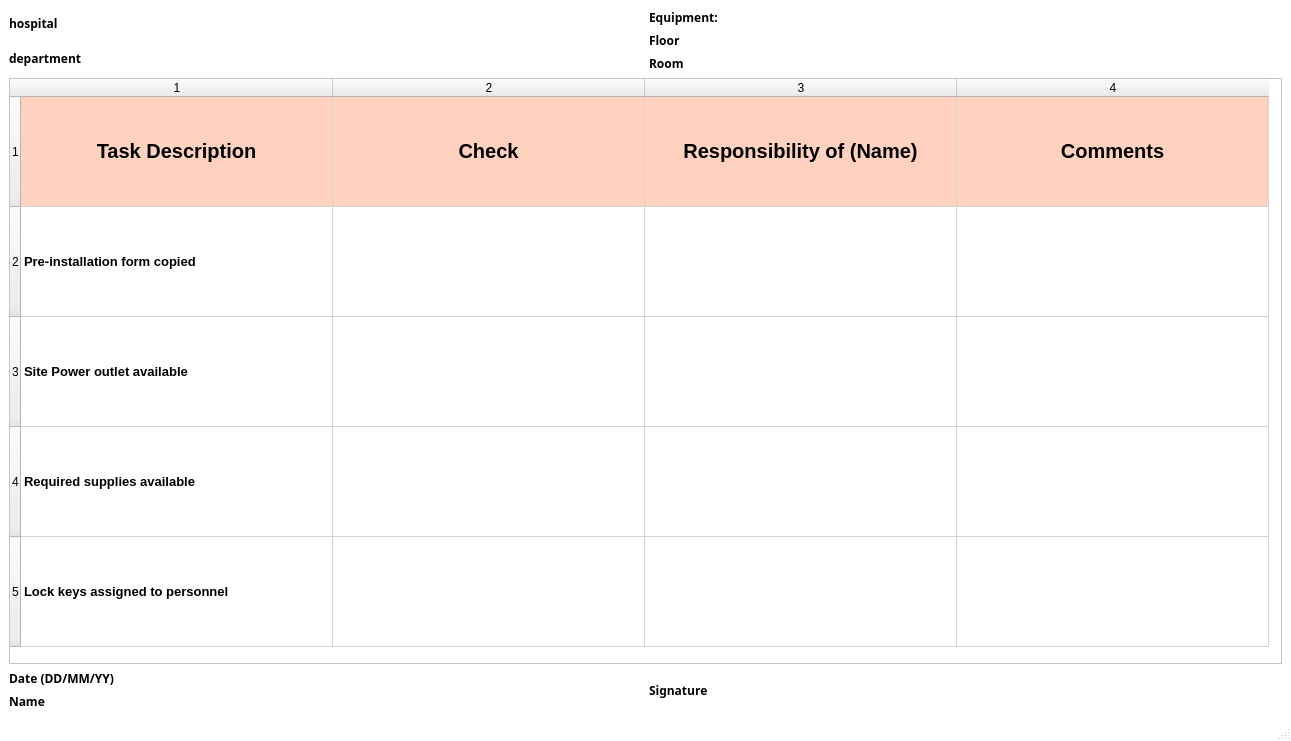
<?xml version="1.0" encoding="UTF-8"?>
<ui version="4.0">
 <class>MainWindow</class>
 <widget class="QMainWindow" name="MainWindow">
  <property name="geometry">
   <rect>
    <x>0</x>
    <y>0</y>
    <width>1291</width>
    <height>741</height>
   </rect>
  </property>
  <property name="palette">
   <palette>
    <active>
     <colorrole role="Base">
      <brush brushstyle="SolidPattern">
       <color alpha="255">
        <red>255</red>
        <green>255</green>
        <blue>255</blue>
       </color>
      </brush>
     </colorrole>
     <colorrole role="Window">
      <brush brushstyle="SolidPattern">
       <color alpha="255">
        <red>255</red>
        <green>255</green>
        <blue>255</blue>
       </color>
      </brush>
     </colorrole>
    </active>
    <inactive>
     <colorrole role="Base">
      <brush brushstyle="SolidPattern">
       <color alpha="255">
        <red>255</red>
        <green>255</green>
        <blue>255</blue>
       </color>
      </brush>
     </colorrole>
     <colorrole role="Window">
      <brush brushstyle="SolidPattern">
       <color alpha="255">
        <red>255</red>
        <green>255</green>
        <blue>255</blue>
       </color>
      </brush>
     </colorrole>
    </inactive>
    <disabled>
     <colorrole role="Base">
      <brush brushstyle="SolidPattern">
       <color alpha="255">
        <red>255</red>
        <green>255</green>
        <blue>255</blue>
       </color>
      </brush>
     </colorrole>
     <colorrole role="Window">
      <brush brushstyle="SolidPattern">
       <color alpha="255">
        <red>255</red>
        <green>255</green>
        <blue>255</blue>
       </color>
      </brush>
     </colorrole>
    </disabled>
   </palette>
  </property>
  <property name="windowTitle">
   <string>Pre-Installation Report</string>
  </property>
  <widget class="QWidget" name="centralwidget">
   <layout class="QVBoxLayout" name="verticalLayout_5">
    <item>
     <layout class="QVBoxLayout" name="verticalLayout_4">
      <item>
       <layout class="QHBoxLayout" name="horizontalLayout_2">
        <item>
         <layout class="QVBoxLayout" name="verticalLayout">
          <item>
           <layout class="QHBoxLayout" name="horizontalLayout_4">
            <item>
             <widget class="QLabel" name="label_4">
              <property name="sizePolicy">
               <sizepolicy hsizetype="Fixed" vsizetype="Preferred">
                <horstretch>0</horstretch>
                <verstretch>0</verstretch>
               </sizepolicy>
              </property>
              <property name="font">
               <font>
                <family>Sans</family>
                <weight>75</weight>
                <bold>true</bold>
               </font>
              </property>
              <property name="text">
               <string>hospital</string>
              </property>
             </widget>
            </item>
            <item>
             <widget class="QLabel" name="hospital">
              <property name="text">
               <string/>
              </property>
             </widget>
            </item>
           </layout>
          </item>
          <item>
           <layout class="QHBoxLayout" name="horizontalLayout_5">
            <item>
             <widget class="QLabel" name="label_6">
              <property name="sizePolicy">
               <sizepolicy hsizetype="Fixed" vsizetype="Preferred">
                <horstretch>0</horstretch>
                <verstretch>0</verstretch>
               </sizepolicy>
              </property>
              <property name="font">
               <font>
                <family>Sans</family>
                <weight>75</weight>
                <bold>true</bold>
               </font>
              </property>
              <property name="text">
               <string>department</string>
              </property>
             </widget>
            </item>
            <item>
             <widget class="QLabel" name="department">
              <property name="text">
               <string/>
              </property>
             </widget>
            </item>
           </layout>
          </item>
         </layout>
        </item>
        <item>
         <layout class="QHBoxLayout" name="horizontalLayout">
          <item>
           <layout class="QVBoxLayout" name="verticalLayout_2">
            <item>
             <layout class="QHBoxLayout" name="horizontalLayout_6">
              <item>
               <widget class="QLabel" name="label_5">
                <property name="sizePolicy">
                 <sizepolicy hsizetype="Fixed" vsizetype="Preferred">
                  <horstretch>0</horstretch>
                  <verstretch>0</verstretch>
                 </sizepolicy>
                </property>
                <property name="font">
                 <font>
                  <family>Sans</family>
                  <weight>75</weight>
                  <bold>true</bold>
                 </font>
                </property>
                <property name="text">
                 <string>Equipment:</string>
                </property>
               </widget>
              </item>
              <item>
               <widget class="QLabel" name="equipment">
                <property name="text">
                 <string/>
                </property>
               </widget>
              </item>
             </layout>
            </item>
            <item>
             <layout class="QHBoxLayout" name="horizontalLayout_7">
              <item>
               <widget class="QLabel" name="label_8">
                <property name="sizePolicy">
                 <sizepolicy hsizetype="Fixed" vsizetype="Preferred">
                  <horstretch>0</horstretch>
                  <verstretch>0</verstretch>
                 </sizepolicy>
                </property>
                <property name="font">
                 <font>
                  <family>Sans</family>
                  <weight>75</weight>
                  <bold>true</bold>
                 </font>
                </property>
                <property name="text">
                 <string>Floor</string>
                </property>
               </widget>
              </item>
              <item>
               <widget class="QLabel" name="floor">
                <property name="text">
                 <string/>
                </property>
               </widget>
              </item>
             </layout>
            </item>
            <item>
             <layout class="QHBoxLayout" name="horizontalLayout_8">
              <item>
               <widget class="QLabel" name="label_7">
                <property name="sizePolicy">
                 <sizepolicy hsizetype="Fixed" vsizetype="Preferred">
                  <horstretch>0</horstretch>
                  <verstretch>0</verstretch>
                 </sizepolicy>
                </property>
                <property name="font">
                 <font>
                  <family>Sans</family>
                  <weight>75</weight>
                  <bold>true</bold>
                 </font>
                </property>
                <property name="text">
                 <string>Room</string>
                </property>
               </widget>
              </item>
              <item>
               <widget class="QLabel" name="room">
                <property name="text">
                 <string/>
                </property>
               </widget>
              </item>
             </layout>
            </item>
           </layout>
          </item>
         </layout>
        </item>
       </layout>
      </item>
      <item>
       <widget class="QTableWidget" name="table">
        <property name="palette">
         <palette>
          <active>
           <colorrole role="Highlight">
            <brush brushstyle="SolidPattern">
             <color alpha="255">
              <red>255</red>
              <green>210</green>
              <blue>192</blue>
             </color>
            </brush>
           </colorrole>
           <colorrole role="HighlightedText">
            <brush brushstyle="SolidPattern">
             <color alpha="255">
              <red>0</red>
              <green>0</green>
              <blue>0</blue>
             </color>
            </brush>
           </colorrole>
          </active>
          <inactive>
           <colorrole role="Highlight">
            <brush brushstyle="SolidPattern">
             <color alpha="255">
              <red>255</red>
              <green>210</green>
              <blue>192</blue>
             </color>
            </brush>
           </colorrole>
           <colorrole role="HighlightedText">
            <brush brushstyle="SolidPattern">
             <color alpha="255">
              <red>0</red>
              <green>0</green>
              <blue>0</blue>
             </color>
            </brush>
           </colorrole>
          </inactive>
          <disabled>
           <colorrole role="Highlight">
            <brush brushstyle="SolidPattern">
             <color alpha="255">
              <red>0</red>
              <green>120</green>
              <blue>215</blue>
             </color>
            </brush>
           </colorrole>
           <colorrole role="HighlightedText">
            <brush brushstyle="SolidPattern">
             <color alpha="255">
              <red>0</red>
              <green>0</green>
              <blue>0</blue>
             </color>
            </brush>
           </colorrole>
          </disabled>
         </palette>
        </property>
        <property name="rowCount">
         <number>5</number>
        </property>
        <property name="columnCount">
         <number>4</number>
        </property>
        <attribute name="horizontalHeaderDefaultSectionSize">
         <number>312</number>
        </attribute>
        <attribute name="horizontalHeaderStretchLastSection">
         <bool>false</bool>
        </attribute>
        <attribute name="verticalHeaderDefaultSectionSize">
         <number>110</number>
        </attribute>
        <row/>
        <row/>
        <row/>
        <row/>
        <row/>
        <column/>
        <column/>
        <column/>
        <column/>
        <item row="0" column="0">
         <property name="text">
          <string>Task Description</string>
         </property>
         <property name="font">
          <font>
           <pointsize>15</pointsize>
           <weight>75</weight>
           <bold>true</bold>
          </font>
         </property>
         <property name="textAlignment">
          <set>AlignCenter</set>
         </property>
         <property name="background">
          <brush brushstyle="SolidPattern">
           <color alpha="255">
            <red>255</red>
            <green>210</green>
            <blue>192</blue>
           </color>
          </brush>
         </property>
         <property name="foreground">
          <brush brushstyle="NoBrush">
           <color alpha="255">
            <red>0</red>
            <green>0</green>
            <blue>0</blue>
           </color>
          </brush>
         </property>
        </item>
        <item row="0" column="1">
         <property name="text">
          <string>Check</string>
         </property>
         <property name="font">
          <font>
           <pointsize>15</pointsize>
           <weight>75</weight>
           <bold>true</bold>
          </font>
         </property>
         <property name="textAlignment">
          <set>AlignCenter</set>
         </property>
         <property name="background">
          <brush brushstyle="SolidPattern">
           <color alpha="255">
            <red>255</red>
            <green>210</green>
            <blue>192</blue>
           </color>
          </brush>
         </property>
         <property name="foreground">
          <brush brushstyle="NoBrush">
           <color alpha="255">
            <red>0</red>
            <green>0</green>
            <blue>0</blue>
           </color>
          </brush>
         </property>
        </item>
        <item row="0" column="2">
         <property name="text">
          <string>Responsibility of (Name)</string>
         </property>
         <property name="font">
          <font>
           <pointsize>15</pointsize>
           <weight>75</weight>
           <bold>true</bold>
          </font>
         </property>
         <property name="textAlignment">
          <set>AlignCenter</set>
         </property>
         <property name="background">
          <brush brushstyle="SolidPattern">
           <color alpha="255">
            <red>255</red>
            <green>210</green>
            <blue>192</blue>
           </color>
          </brush>
         </property>
         <property name="foreground">
          <brush brushstyle="NoBrush">
           <color alpha="255">
            <red>0</red>
            <green>0</green>
            <blue>0</blue>
           </color>
          </brush>
         </property>
        </item>
        <item row="0" column="3">
         <property name="text">
          <string>Comments</string>
         </property>
         <property name="font">
          <font>
           <pointsize>15</pointsize>
           <weight>75</weight>
           <bold>true</bold>
          </font>
         </property>
         <property name="textAlignment">
          <set>AlignCenter</set>
         </property>
         <property name="background">
          <brush brushstyle="SolidPattern">
           <color alpha="255">
            <red>255</red>
            <green>210</green>
            <blue>192</blue>
           </color>
          </brush>
         </property>
         <property name="foreground">
          <brush brushstyle="NoBrush">
           <color alpha="255">
            <red>0</red>
            <green>0</green>
            <blue>0</blue>
           </color>
          </brush>
         </property>
        </item>
        <item row="1" column="0">
         <property name="text">
          <string>Pre-installation form copied</string>
         </property>
         <property name="font">
          <font>
           <pointsize>10</pointsize>
           <weight>75</weight>
           <bold>true</bold>
          </font>
         </property>
        </item>
        <item row="2" column="0">
         <property name="text">
          <string>Site Power outlet available</string>
         </property>
         <property name="font">
          <font>
           <pointsize>10</pointsize>
           <weight>75</weight>
           <bold>true</bold>
          </font>
         </property>
        </item>
        <item row="3" column="0">
         <property name="text">
          <string>Required supplies available</string>
         </property>
         <property name="font">
          <font>
           <pointsize>10</pointsize>
           <weight>75</weight>
           <bold>true</bold>
          </font>
         </property>
        </item>
        <item row="4" column="0">
         <property name="text">
          <string>Lock keys assigned to personnel</string>
         </property>
         <property name="font">
          <font>
           <pointsize>10</pointsize>
           <weight>75</weight>
           <bold>true</bold>
          </font>
         </property>
        </item>
       </widget>
      </item>
      <item>
       <layout class="QHBoxLayout" name="horizontalLayout_3">
        <item>
         <layout class="QVBoxLayout" name="verticalLayout_3">
          <item>
           <layout class="QHBoxLayout" name="horizontalLayout_9">
            <item>
             <widget class="QLabel" name="label_9">
              <property name="sizePolicy">
               <sizepolicy hsizetype="Fixed" vsizetype="Preferred">
                <horstretch>0</horstretch>
                <verstretch>0</verstretch>
               </sizepolicy>
              </property>
              <property name="font">
               <font>
                <family>Sans</family>
                <weight>75</weight>
                <bold>true</bold>
               </font>
              </property>
              <property name="text">
               <string>Date (DD/MM/YY)</string>
              </property>
             </widget>
            </item>
            <item>
             <widget class="QLabel" name="date">
              <property name="text">
               <string/>
              </property>
             </widget>
            </item>
           </layout>
          </item>
          <item>
           <layout class="QHBoxLayout" name="horizontalLayout_10">
            <item>
             <widget class="QLabel" name="label">
              <property name="sizePolicy">
               <sizepolicy hsizetype="Fixed" vsizetype="Preferred">
                <horstretch>0</horstretch>
                <verstretch>0</verstretch>
               </sizepolicy>
              </property>
              <property name="font">
               <font>
                <family>Sans</family>
                <weight>75</weight>
                <bold>true</bold>
               </font>
              </property>
              <property name="text">
               <string>Name</string>
              </property>
             </widget>
            </item>
            <item>
             <widget class="QLabel" name="name">
              <property name="text">
               <string/>
              </property>
             </widget>
            </item>
           </layout>
          </item>
         </layout>
        </item>
        <item>
         <layout class="QHBoxLayout" name="horizontalLayout_11">
          <item>
           <widget class="QLabel" name="label_2">
            <property name="sizePolicy">
             <sizepolicy hsizetype="Fixed" vsizetype="Preferred">
              <horstretch>0</horstretch>
              <verstretch>0</verstretch>
             </sizepolicy>
            </property>
            <property name="font">
             <font>
              <family>Sans</family>
              <weight>75</weight>
              <bold>true</bold>
             </font>
            </property>
            <property name="text">
             <string>Signature</string>
            </property>
           </widget>
          </item>
          <item>
           <widget class="QLabel" name="signature">
            <property name="text">
             <string/>
            </property>
           </widget>
          </item>
         </layout>
        </item>
       </layout>
      </item>
     </layout>
    </item>
   </layout>
  </widget>
  <widget class="QMenuBar" name="menubar">
   <property name="geometry">
    <rect>
     <x>0</x>
     <y>0</y>
     <width>1291</width>
     <height>22</height>
    </rect>
   </property>
  </widget>
  <widget class="QStatusBar" name="statusbar"/>
 </widget>
 <resources/>
 <connections/>
</ui>
